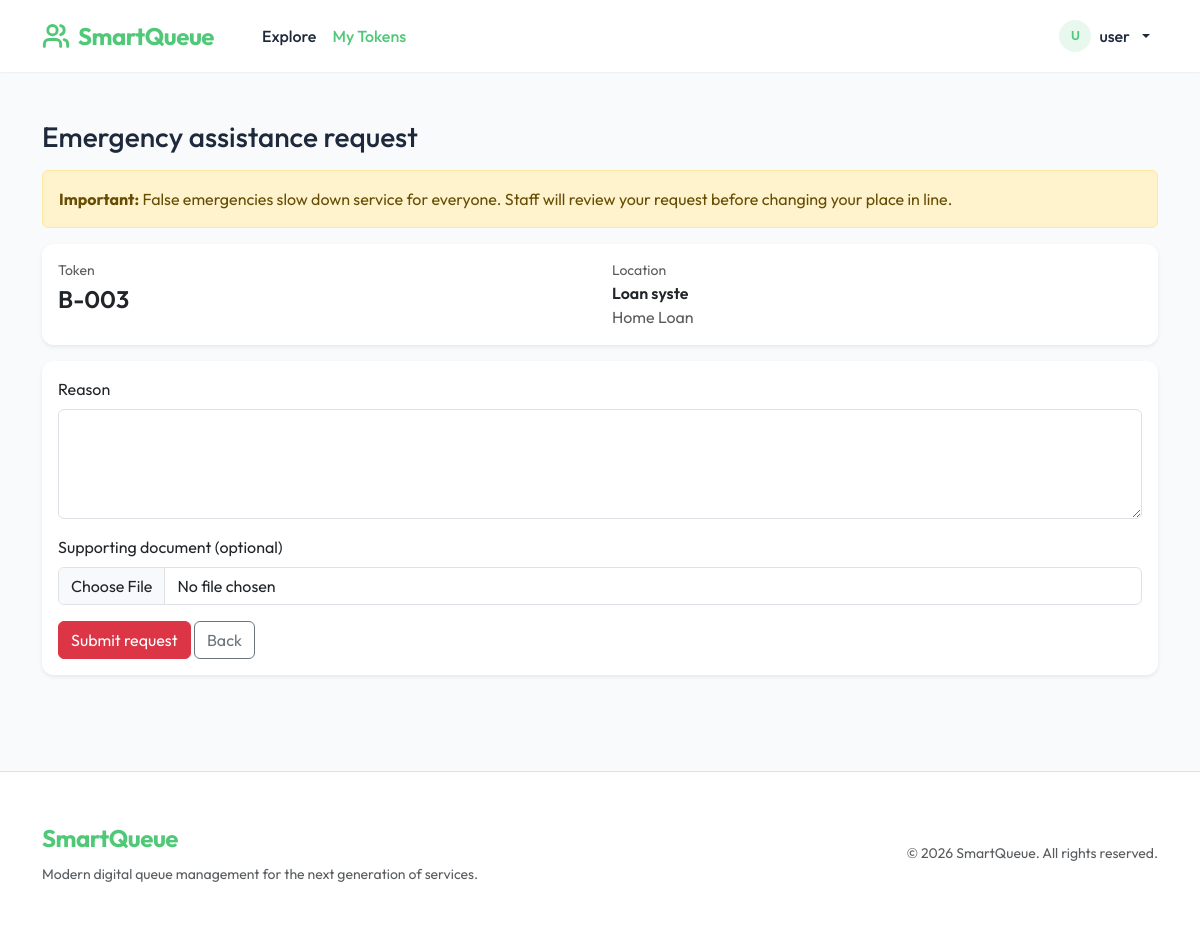
The page /queue/emergency/13/ (signed in) on the database its author committed.
### apps/queue/models.py (models this page shows, shortened)
class Token(models.Model):
    STATUS_WAITING = 'waiting'
    STATUS_CALLED = 'called'
    STATUS_SERVING = 'serving'
    STATUS_COMPLETED = 'completed'
    STATUS_CANCELLED = 'cancelled'
    STATUS_CHOICES = [
        (STATUS_WAITING, 'Waiting'),
        (STATUS_CALLED, 'Called'),
        (STATUS_SERVING, 'Serving'),
        (STATUS_COMPLETED, 'Completed'),
        (STATUS_CANCELLED, 'Cancelled'),
    ]
    token_number = models.CharField(max_length=20)
    service = models.ForeignKey('organizations.Service', on_delete=models.CASCADE, related_name='tokens')
    user = models.ForeignKey(settings.AUTH_USER_MODEL, on_delete=models.CASCADE, related_name='tokens')
    organization = models.ForeignKey(
        'organizations.Organization',
        on_delete=models.CASCADE,
        related_name='tokens',
    )
    status = models.CharField(max_length=20, choices=STATUS_CHOICES, default=STATUS_WAITING)
    created_at = models.DateTimeField(auto_now_add=True)
    estimated_time = models.DateTimeField(null=True, blank=True)
    called_at = models.DateTimeField(null=True, blank=True)
    completed_at = models.DateTimeField(null=True, blank=True)
    is_emergency = models.BooleanField(default=False)
    emergency_reason = models.TextField(blank=True)
    emergency_document = models.FileField(upload_to='emergency_docs/', blank=True, null=True)
    emergency_approved = models.BooleanField(default=False)
    booking_date = models.DateField()
    archived = models.BooleanField(default=False)
    class Meta:
        ordering = ['created_at']
        constraints = [
            models.UniqueConstraint(
                fields=['service', 'token_number', 'booking_date'],
                name='uniq_token_number_per_service_day',
            ),
        ]

### apps/organizations/models.py (models this page shows, shortened)
class Organization(models.Model):
    TYPE_HOSPITAL = 'hospital'
    TYPE_BANK = 'bank'
    TYPE_GOVT = 'govt'
    TYPE_CHOICES = [
        (TYPE_HOSPITAL, 'Hospital'),
        (TYPE_BANK, 'Bank'),
        (TYPE_GOVT, 'Government'),
    ]
    name = models.CharField(max_length=200)
    slug = models.SlugField(max_length=220, unique=True)
    type = models.CharField(max_length=20, choices=TYPE_CHOICES)
    address = models.TextField()
    phone = models.CharField(max_length=15)
    email = models.EmailField()
    max_daily_tokens = models.IntegerField(default=100)
    is_active = models.BooleanField(default=True)
    organizers = models.ManyToManyField(
        settings.AUTH_USER_MODEL,
        related_name='managed_organizations',
        blank=True
    )
    created_at = models.DateTimeField(auto_now_add=True)
    class Meta:
        ordering = ['name']

class Service(models.Model):
    organization = models.ForeignKey(Organization, on_delete=models.CASCADE, related_name='services')
    name = models.CharField(max_length=200)
    avg_service_time = models.IntegerField(default=10, help_text='Minutes per person')
    token_prefix = models.CharField(max_length=5, default='A')
    is_active = models.BooleanField(default=True)
    created_at = models.DateTimeField(auto_now_add=True)
    class Meta:
        ordering = ['name']

### apps/queue/views.py (the view, shortened to what this page needs)
# urls.py: path('emergency/<int:token_id>/', views.EmergencyRequestView.as_view(), name='emergency_request'),
class EmergencyRequestView(UserRequiredMixin, UpdateView):
    model = Token
    form_class = EmergencyRequestForm
    template_name = 'queue/emergency_request.html'
    pk_url_kwarg = 'token_id'
    def get_queryset(self):
        return Token.objects.select_related('organization')
    def dispatch(self, request, *args, **kwargs):
        token = self.get_object()
        if token.user_id != request.user.id:
            raise PermissionDenied('You can only request emergency help for your own tokens.')
        if token.status != Token.STATUS_WAITING:
            messages.error(request, 'Emergency requests can only be submitted while your token is waiting.')
            return redirect('queue:token_status', token_id=token.pk)
        return super().dispatch(request, *args, **kwargs)

### apps/queue/forms.py (shortened to what this page needs)
class EmergencyRequestForm(forms.ModelForm):
    emergency_reason = forms.CharField(
        widget=forms.Textarea(attrs={'rows': 4, 'class': 'form-control'}),
        required=True,
        label='Reason'
    )
    class Meta:
        model = Token
        fields = ['emergency_reason', 'emergency_document']
        widgets = {
            'emergency_document': forms.ClearableFileInput(attrs={'class': 'form-control'}),
        }
        labels = {
            'emergency_document': 'Supporting document (optional)',
        }
    ALLOWED_EXTENSIONS = {'.pdf', '.jpg', '.jpeg', '.png'}
    ALLOWED_MIME_TYPES = {'application/pdf', 'image/jpeg', 'image/png'}

### apps/queue/views.py (called while the page is built)
    def test_func(self):
        if not self.request.user.is_authenticated:
            return False
        return self.request.user.is_staff or self.request.user.profile.role == 'user'

### apps/templates/queue/emergency_request.html (shortened to what this page needs)
{% extends "base.html" %}
{% block content %}
    <h1 class="h3 mb-3">Emergency assistance request</h1>
    <div class="alert alert-warning">
        <strong>Important:</strong> False emergencies slow down service for everyone. Staff will review your request
        before changing your place in line.
    </div>
    <div class="card shadow-sm mb-3">
        <div class="card-body">
            <div class="row">
                <div class="col-md-6">
                    <div class="text-muted small">Token</div>
                    <div class="fs-4 fw-semibold">{{ token.token_number }}</div>
                </div>
                <div class="col-md-6">
                    <div class="text-muted small">Location</div>
                    <div class="fw-semibold">{{ token.organization.name }}</div>
                    <div class="text-muted">{{ token.service.name }}</div>
                </div>
            </div>
        </div>
    </div>
    <div class="card shadow-sm">
        <div class="card-body">
            <form method="post" enctype="multipart/form-data" novalidate>
                {% for field in form %}
                    <div class="mb-3">
                        <label class="form-label" for="{{ field.id_for_label }}">{{ field.label }}</label>
                        {{ field }}
                    </div>
                {% endfor %}
                <button class="btn btn-danger" type="submit">Submit request</button>
                <a class="btn btn-outline-secondary" href="{% url 'queue:token_status' token.id %}">Back</a>
            </form>
        </div>
    </div>
{% endblock %}

### apps/templates/base.html (shortened to what this page needs)
{% load static %}
<!DOCTYPE html>
<html lang="en">
<head>
    <link href="https://cdn.jsdelivr.net/npm/bootstrap@5.3.3/dist/css/bootstrap.min.css" rel="stylesheet"
>
    <link rel="stylesheet" href="{% static 'css/style.css' %}">
</head>
<body class="d-flex flex-column min-vh-100">
<nav class="navbar navbar-expand-lg sticky-top">
    <div class="container">
        <a class="navbar-brand" href="{% url 'organizations:organization_list' %}">
            <span class="d-flex align-items-center">
                SmartQueue
            </span>
        </a>
        <div class="collapse navbar-collapse" id="mainNav">
            <ul class="navbar-nav me-auto mb-2 mb-lg-0 ms-lg-4">
                <li class="nav-item">
                    <a class="nav-link {% if request.resolver_match.view_name == 'organizations:organization_list' %}active{% endif %}" href="{% url 'organizations:organization_list' %}">Explore</a>
                </li>
                {% if user.is_authenticated %}
                    {% if user.profile.role == 'user' or user.is_staff %}
                        <li class="nav-item">
                            <a class="nav-link {% if 'queue' in request.resolver_match.view_name %}active{% endif %}" href="{% url 'queue:my_tokens' %}">My Tokens</a>
                        </li>
                    {% endif %}
                {% endif %}
            </ul>
            <ul class="navbar-nav ms-auto align-items-center gap-3">
                {% if user.is_authenticated %}
                    <li class="nav-item dropdown">
                        <a class="nav-link dropdown-toggle d-flex align-items-center gap-2" href="#" role="button" data-bs-toggle="dropdown" aria-expanded="false">
                            <div class="bg-primary-light text-primary rounded-circle d-flex align-items-center justify-content-center" style="width: 32px; height: 32px; font-weight: 600; font-size: 0.8rem;">
                                {{ user.username|first|upper }}
                            </div>
                            <span>{{ user.username }}</span>
                        </a>
                    </li>
                {% endif %}
            </ul>
        </div>
    </div>
</nav>
<main class="flex-grow-1 py-5">
    <div class="container animate-fade-in">
        {% block content %}{% endblock %}
    </div>
</main>
<footer class="py-5 bg-white border-top mt-5">
    <div class="container">
        <div class="row align-items-center">
            <div class="col-md-6 text-center text-md-start">
                <div class="navbar-brand mb-2 d-block">SmartQueue</div>
                <p class="text-muted small mb-md-0">Modern digital queue management for the next generation of services.</p>
            </div>
            <div class="col-md-6 text-center text-md-end">
                <span class="text-muted small">&copy; 2026 SmartQueue. All rights reserved.</span>
            </div>
        </div>
    </div>
</footer>
</body>
</html>

### static/css/style.css (style rules this page uses)
:root { --primary-color: #50c878; --primary-hover: #45b068; --primary-light: #e8f8ee; --secondary-color: #64748b; --bg-color: #f8fafc; --card-bg: #ffffff; --text-main: #1e293b; --text-muted: #64748b; --border-radius: 12px; --shadow-sm: 0 1px 2px 0 rgb(0 0 0 / 0.05); --shadow-md: 0 4px 6px -1px rgb(0 0 0 / 0.1), 0 2px 4px -2px rgb(0 0 0 / 0.1); --shadow-lg: 0 10px 15px -3px rgb(0 0 0 / 0.1), 0 4px 6px -4px rgb(0 0 0 / 0.1); }
body { background-color: var(--bg-color); color: var(--text-main); font-family: 'Outfit', sans-serif; -webkit-font-smoothing: antialiased; }
.navbar { background-color: var(--card-bg) !important; box-shadow: var(--shadow-sm); padding: 0.75rem 0; }
.navbar-brand { color: var(--primary-color) !important; font-weight: 700 !important; font-size: 1.5rem; letter-spacing: -0.5px; }
.nav-link { color: var(--text-main) !important; font-weight: 500; transition: color 0.2s ease; }
.nav-link.active { color: var(--primary-color) !important; }
.card { border: none !important; border-radius: var(--border-radius) !important; box-shadow: var(--shadow-sm); transition: transform 0.2s ease, box-shadow 0.2s ease; }
.text-primary { color: var(--primary-color) !important; }
.bg-primary-light { background-color: var(--primary-light) !important; }
.animate-fade-in { animation: fadeIn 0.4s ease forwards; }

### rows shown on the page
Token: token_number "B-003", organization.name "Loan syste", service.name "Home Loan"

### other values the page prints
{{ user.username|first|upper }} "U"
{{ user.username }} "user"
{{ field.label }} "Reason" "Supporting document (optional)"
